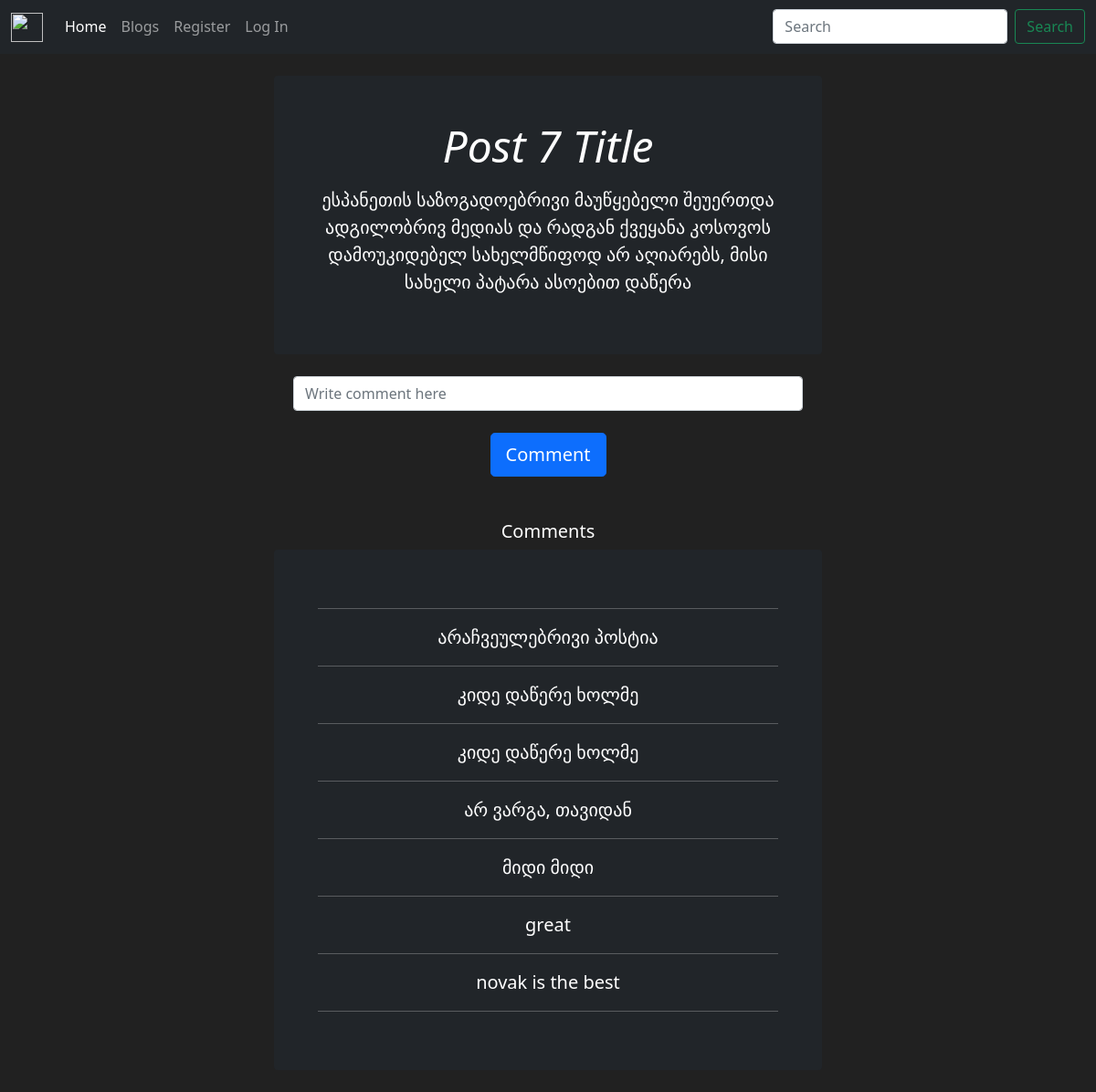
/blogs/7, run on the app's committed database.
### blog/models.py (models this page shows, shortened)
class Post(db.Model):
    id = db.Column(db.Integer(), primary_key=True)
    title = db.Column(db.String(length=100), nullable=False)
    post = db.Column(db.String(length=1000), nullable=False)
    rating = db.Column(db.Float(), nullable=False, default=0.0)
    date = db.Column(db.DateTime(), nullable=False, default=datetime.utcnow)
    owner = db.Column(db.Integer(), db.ForeignKey('user.id'))
    comments = db.relationship('Comment', backref='owned_post', lazy=True)

class Comment(db.Model):
    id = db.Column(db.Integer(), primary_key=True)
    comment = db.Column(db.String(length=1000), nullable=False)
    like = db.Column(db.Integer(), nullable=False, default=0)
    date = db.Column(db.DateTime(), nullable=False, default=datetime.utcnow)
    owner_user = db.Column(db.Integer(), db.ForeignKey('user.id'))
    owner_post = db.Column(db.Integer(), db.ForeignKey('post.id'))

### blog/routes.py (the view)
@app.route('/blogs/<int:id>', methods=['GET', 'POST'])
def individual_blog(id):
    form = CommentForm()
    blog = Post.query.filter_by(id=id).first()
    comments = Comment.query.filter_by(owner_post=id).all()
    if form.validate_on_submit():
        new_comment = Comment(comment=form.comment.data)
        db.session.add(new_comment)
        db.session.commit()
        new_comment.set_comment_owner(id)
        return redirect(f"/blogs/{id}")
    return render_template('individual_blog.html', blog=blog, comments=comments, form=form)

### blog/forms.py
class CommentForm(FlaskForm):
    comment = StringField(label='Write comment here', validators=[DataRequired()])
    submit = SubmitField(label='Comment')

### blog/templates/individual_blog.html (shortened to what this page needs)
{% extends "base.html" %}
{% block content %}
<br>
<div class="p-4 p-md-5 mb-4 text-white rounded bg-dark" id="blog-id">
    <div class="col-md-12 px-0">
      <h1 class="display-5 fst-italic">{{blog.title}}</h1>
      <p class="lead my-3">{{blog.post}}</p>
    </div>
</div>
<div class="container">
    <form method="post", class="form-login", style="color:white">
        {{ form.comment(class="form-control blog-comment", placeholder="Write comment here") }}
        <br>
        {{ form.submit(class="btn btn-lg btn-block btn-primary") }}
    </form>
</div>
<br><br>
<h5>Comments</h5>
<div class="p-4 p-md-5 mb-4 text-white rounded bg-dark" id="comment-id">
    <hr>
    {% for comm in comments %}
    <div class="col-md-12 px-0">
      <p class="lead my-3">{{comm.comment}}</p>
    </div>
    <hr>
    {% endfor %}
</div>
{% endblock %}

### blog/templates/individual_blog.html (style rules this page uses)
#blog-id { width: 50%; margin: auto; }
.blog-comment { width: 50%; margin: auto; }
#comment-id { width: 50%; margin: auto; }

### blog/templates/base.html (style rules this page uses)
body { background-color: #212121; color: white; text-align: center; }

### data on the page
Post: title "Post 7 Title", post "ესპანეთის საზოგადოებრივი მაუწყებელი შეუერთდა ადგილობრივ მედიას და რადგან ქვეყანა კოსოვოს დამოუკიდებელ სახელმწიფოდ არ აღიარებს, მისი სახელი პატარა ასოებით დაწერა"
Comment: comment "არაჩვეულებრივი პოსტია"
Comment: comment "კიდე დაწერე ხოლმე"
Comment: comment "კიდე დაწერე ხოლმე"
Comment: comment "არ ვარგა, თავიდან"
Comment: comment "მიდი მიდი"
Comment: comment "great"
Comment: comment "novak is the best"
